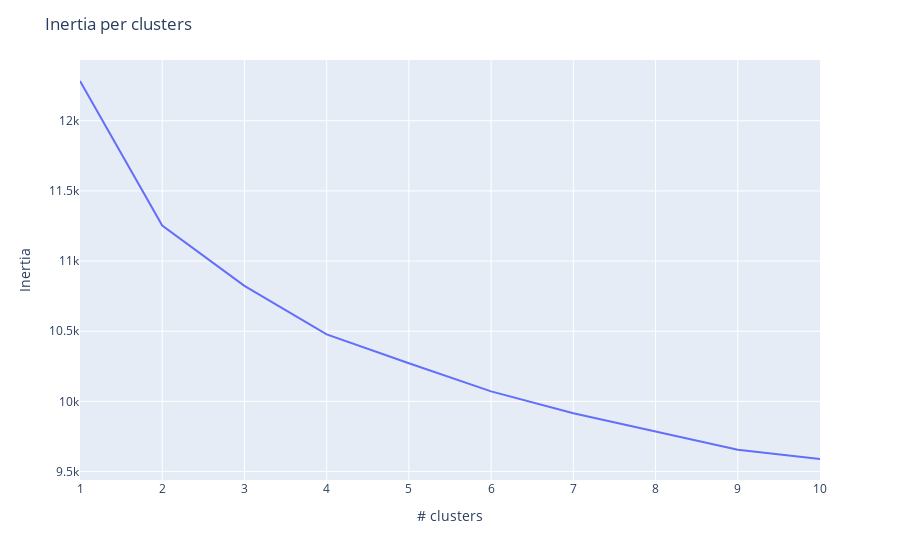

Here is the notebook cell this chart was saved with:
### Code cell
wcss_frame = pd.DataFrame(wcss)
fig = px.line(wcss_frame, x=wcss_frame.index+1, y=wcss_frame.iloc[:, -1])

fig.update_layout(
    title="Inertia per clusters",
    xaxis_title="# clusters",
    yaxis_title="Inertia"
)
fig.show()

### Figure 1 — Plotly figure (JSON) as saved in the notebook; plotly's stock layout.template omitted (floating-point values rounded to 4 significant figures)
{"data": [{"hovertemplate": "x=%{x}<br>y=%{y}<extra></extra>", "legendgroup": "", "line": {"color": "#636efa", "dash": "solid"}, "marker": {"symbol": "circle"}, "mode": "lines", "name": "", "orientation": "v", "showlegend": false, "type": "scatter", "x": [1, 2, 3, 4, 5, 6, 7, 8, 9, 10], "xaxis": "x", "y": [12280.0, 11250.0, 10820.0, 10480.0, 10270.0, 10070.0, 9915.0, 9785.0, 9656.0, 9590.0], "yaxis": "y"}], "layout": {"legend": {"tracegroupgap": 0}, "margin": {"t": 60}, "title": {"text": "Inertia per clusters"}, "xaxis": {"anchor": "y", "domain": [0, 1], "title": {"text": "# clusters"}}, "yaxis": {"anchor": "x", "domain": [0, 1], "title": {"text": "Inertia"}}}}
